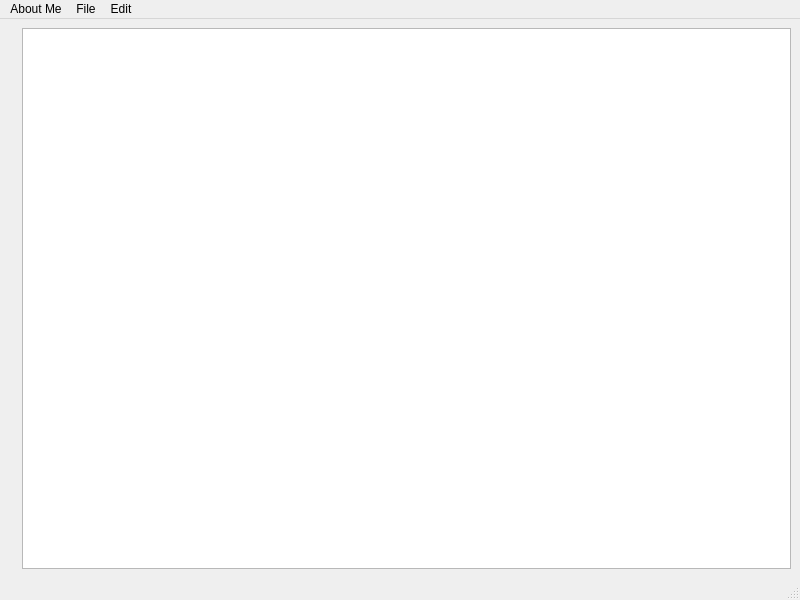
<?xml version="1.0" encoding="UTF-8"?>
<ui version="4.0">
 <class>MainWindow</class>
 <widget class="QMainWindow" name="MainWindow">
  <property name="geometry">
   <rect>
    <x>0</x>
    <y>0</y>
    <width>800</width>
    <height>600</height>
   </rect>
  </property>
  <property name="windowTitle">
   <string>MainWindow</string>
  </property>
  <widget class="QWidget" name="centralwidget">
   <layout class="QHBoxLayout" name="horizontalLayout">
    <item>
     <widget class="QLabel" name="label">
      <property name="text">
       <string/>
      </property>
     </widget>
    </item>
    <item>
     <widget class="QTextEdit" name="textEdit"/>
    </item>
   </layout>
  </widget>
  <widget class="QStatusBar" name="statusbar"/>
  <widget class="QMenuBar" name="menubar">
   <property name="geometry">
    <rect>
     <x>0</x>
     <y>0</y>
     <width>800</width>
     <height>26</height>
    </rect>
   </property>
   <widget class="QMenu" name="menuAbout_Me">
    <property name="title">
     <string>About Me</string>
    </property>
   </widget>
   <widget class="QMenu" name="menuEdit">
    <property name="title">
     <string>Edit</string>
    </property>
    <addaction name="actionBold"/>
    <addaction name="separator"/>
    <addaction name="actionSuperscript"/>
    <addaction name="separator"/>
    <addaction name="actionSubscript"/>
   </widget>
   <widget class="QMenu" name="menuFile">
    <property name="title">
     <string>File</string>
    </property>
    <addaction name="actionNew"/>
    <addaction name="actionSave"/>
    <addaction name="actionOpen"/>
   </widget>
   <addaction name="menuAbout_Me"/>
   <addaction name="menuFile"/>
   <addaction name="menuEdit"/>
  </widget>
  <action name="actionBold">
   <property name="text">
    <string>Bold</string>
   </property>
  </action>
  <action name="actionSuperscript">
   <property name="text">
    <string>Superscript</string>
   </property>
  </action>
  <action name="actionSubscript">
   <property name="text">
    <string>Subscript</string>
   </property>
  </action>
  <action name="actionNew">
   <property name="text">
    <string>New</string>
   </property>
  </action>
  <action name="actionSave">
   <property name="text">
    <string>Save</string>
   </property>
  </action>
  <action name="actionOpen">
   <property name="text">
    <string>Open</string>
   </property>
  </action>
 </widget>
 <resources/>
 <connections/>
</ui>
